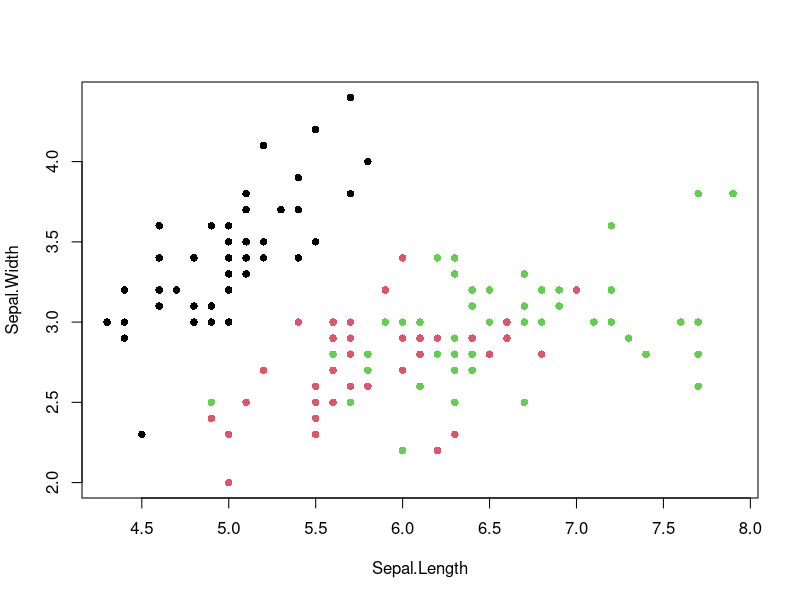
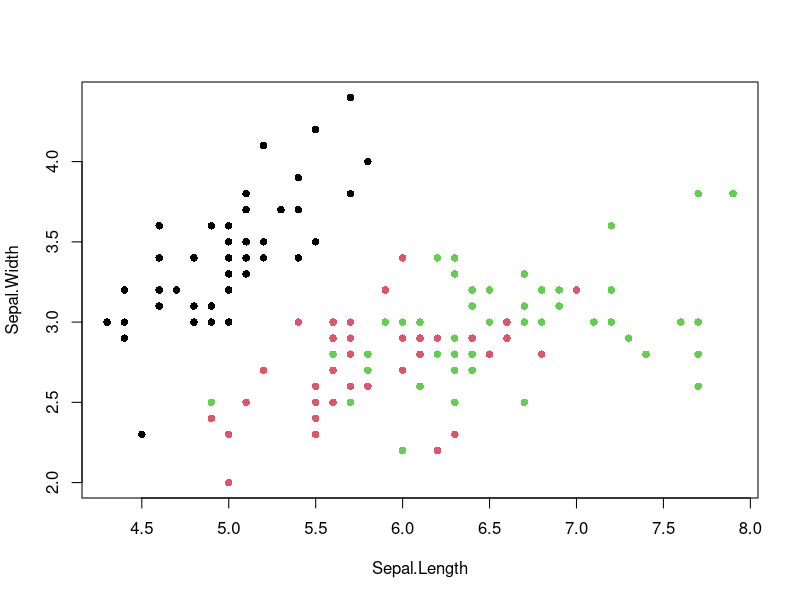

Recreate these plots in R, in order.
## ---- chunk 1
knitr::opts_chunk$set(echo = TRUE)
## ---- chunk 2
library("DiagrammeR")
grViz("digraph pandoc {
         graph [rankdir = 'LR']
           node [shape = 'box', penwidth=1, fontname = 'Helvetica', 
                color='dodgerblue', style='filled', fontcolor='#006ab2' fillcolor='wheat']
                Markdown HTML PDF Word
           node [shape = cds, style='filled', fontsize=18, fontcolor='tomato', fillcolor='wheat']
             pandoc
           node [shape = oval, penwidth=0.5, style='cds' fixedsize=20 
                 fontsize=10 fontcolor='#93107d' style='filled', fillcolor='wheat']
             figs bib
           edge [penwidth=1.5]
             Markdown -> pandoc
             {figs bib} -> {pandoc}
             pandoc -> {HTML PDF Word}
}")
## ---- chunk 3
grViz("digraph pandoc {
         graph [rankdir = 'LR']
           node [shape = 'box', penwidth=1, fontname = 'Helvetica', 
                color='dodgerblue', style='filled', fontcolor='#006ab2' fillcolor='wheat']
             RMarkdown Markdown HTML PDF Word
      
           node [shape = cds, style='filled', fontsize=18, fontcolor='tomato', fillcolor='wheat']
             knitr pandoc
      
           node [shape = oval, penwidth=0.5, style='cds' fixedsize=22
                 fontsize=10 fontcolor='#93107d' style='filled', fillcolor='wheat']
             R_Output figs R_figs bib csl
      
           edge [penwidth=1.5]
             RMarkdown -> knitr -> Markdown -> pandoc
             R_Output -> Markdown
             knitr -> {R_Output R_figs}
             {R_figs} -> {pandoc}
             pandoc -> {HTML PDF Word}
           edge [minlen=4 penwidth=1]
             {figs bib csl} -> pandoc
}")
## ---- chunk 4
summary(iris)
## ---- chunk 5
knitr::kable(iris[1:4, ])
## ---- chunk 6
plot(Sepal.Width ~ Sepal.Length, data=iris, pch=16, col=Species)
## ---- chunk 7
plot(Sepal.Width ~ Sepal.Length, data=iris, pch=16, col=Species)
